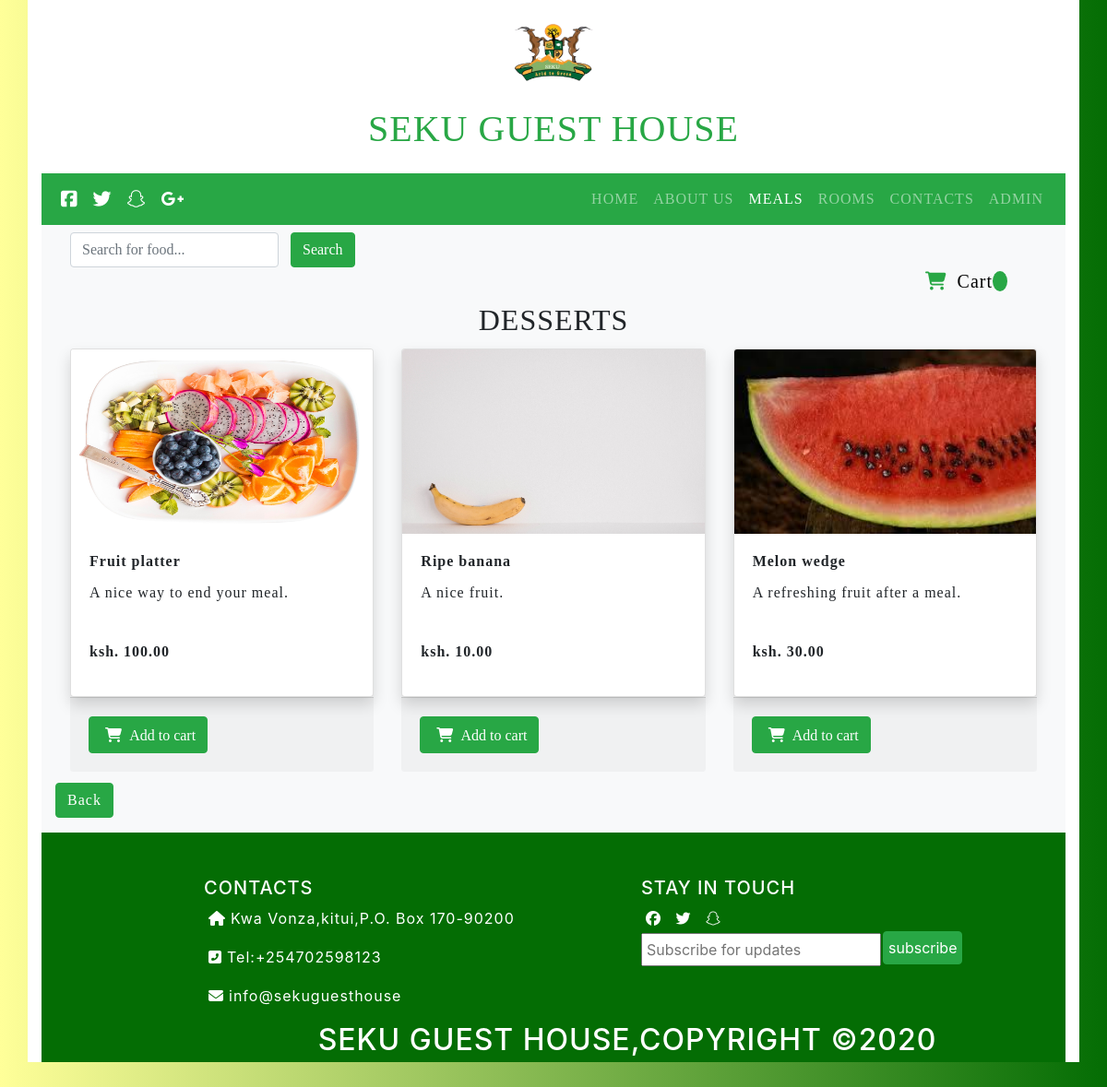
/sub-meal3.php, run on the app's committed database.
### tables this page shows
CREATE TABLE `menu` (
  `FOOD_ID` int(10) NOT NULL,
  `NAME_OF_FOOD` varchar(100) NOT NULL,
  `CAT_OF_FOOD` varchar(100) NOT NULL,
  `PRICE` float(10,2) NOT NULL,
  `IMAGES` varchar(200) NOT NULL,
  `DESCRIPTION` varchar(200) NOT NULL,
  `FOOD_CODE` varchar(10) NOT NULL
);

### sub-meal3.php (the view, shortened to what this page needs)
<?php
include_once 'admin/includes/db.php';
?>
<!DOCTYPE html>
<html>
    <head>
        <link rel="stylesheet" href="css/meals.css">
        <link rel="stylesheet" type="text/css" href="css/bootstrap.css">
        <link href="http://cdnjs.cloudflare.com/ajax/libs/font-awesome/4.3.0/css/font-awesome.css" rel="stylesheet"  type='text/css'>
    </head>
  <div class="container bg-white">
            <div class="text-center " mr-5>
        <img src="images\Sekulogo.png" height=100px/>
                <div class="text-success py-3">
         <h2 class="h1 heading-4">SEKU GUEST HOUSE</h2>
                    </div class="bg-primary">
                </div>
        <nav class="navbar navbar-expand-lg navbar-dark badge-success">
            <a class="navbar-brand" href="#">
                <i class="fab fa-facebook-square"></i>
                <i class="fab fa-twitter"></i>
                <i class="fab fa-snapchat"></i>
                <i class="fab fa-google-plus-g"></i>
            </a>
            <div class="collapse navbar-collapse justify-content-end"  id="nav">
              <div class="navbar-nav pr-lg" >
                <a class="nav-item nav-link" href="index.php">HOME</a>
                <a class="nav-item nav-link" href="about.php">ABOUT US</a>
                <a class="nav-item nav-link active" href="meals.php"><span class="sr-only">(current)</span>MEALS</a>
                <a class="nav-item nav-link" href="Rooms.php">ROOMS</a>
                <a class="nav-item nav-link" href="contacts.php">CONTACTS</a>
                <a class="nav-item nav-link" href="admin/adminlog.php">ADMIN</a>
              </div>
            </div>
          </nav>
<section class="container bg-light py-2">
       <div>
      <form action="search.php" method="POST" class="form-inline" style="display: inline;">
        <input class="form-control mr-sm-2 ml-sm-3" type="text" name="q" placeholder="Search for food..." aria-label="Search">
        <button class="btn btn-success my-sm-0" type="submit" name="search">Search</button>
      </form>
     <a href="order-cart.php" style="text-decoration: none;color:#000;">
      <h5 align="right" class="mx-5"><i class="fas fa-shopping-cart text-success"></i>  Cart <span id="cart-item" class="rounded-circle bg-success px-2 text-white"></span></h5></a>
    </div>
    <h2 class="text-center">DESSERTS</h2>
              <?php
                if (!$connect){
                die("Database connection failed!");
              }else{
                $query = 'SELECT * FROM menu where CAT_OF_FOOD="desserts"';
                $sql = mysqli_query($connect,$query);
                echo '<div class="row">';
                while($row=mysqli_fetch_assoc($sql)){
                  echo '<div class="col-lg-4 col-md-3 col-sm-12 my-1">';
                  echo '<div class="card shadow">';
                        echo '<img src="admin/images/'.$row["IMAGES"].'" class="card-img-top" alt="Desserts" width="300px" height="200px">';
                    echo '<div class="card-body">';
                      echo '<h6 class="card-title"><strong>'.$row['NAME_OF_FOOD'].'</strong></h6>';
                      echo '<p class="card-text">'.$row['DESCRIPTION'].'</p><br>';
                      echo '<p><strong>ksh. '.$row['PRICE'].'</strong></p>';
                  echo '</div>';
                    echo '</div>';
                  echo '<div class="card-footer">';
                    echo '<form action="" class="form-submit">';
                    ?>
                              <button class="btn btn-success text-center my-2 addItemBtn" name="add_to_cart"><i class="fas fa-shopping-cart"></i> Add to cart</button>
                    <?php
                      echo '</form>';
                      echo '</div>';
                    echo '</div>';
            }
            echo '</div>';
          }
        ?>
        <span><a href="meals.php" class="btn btn-success my-2">Back</a></span>
      </section>
    <footer>
        <div class="content justify-content-center">
  <div class="row">
  <div class="col-lg-6 col-md-6">
  <h5>CONTACTS</h5>
  <p><i class="fas fa-home"></i>Kwa Vonza,kitui,P.O. Box 170-90200</p>
  <p><i class="fas fa-phone-square-alt"></i>Tel:+254702598123</p>
  <p><i class="fas fa-envelope"></i>info@sekuguesthouse</p>
  </div>
<div class="col-lg-6 col-md-6">
  <h5>STAY IN TOUCH</h5>
  <i class="fab fa-facebook"></i>
  <i class="fab fa-twitter"></i>
  <i class="fab fa-snapchat"></i><br>
  <input type="email" placeholder="Subscribe for updates"><button class="btn btn-success">subscribe</button>
  </div>
  </div>
  <h2>SEKU GUEST HOUSE,COPYRIGHT &copy;2020</h2>
  </div>
      </div>
  </body>
</html>

### css/meals.css (style rules this page uses)
html, body, div, span, object, iframe, h1, h2, h3, h4, h5, h6, p, blockquote, pre, abbr, address, cite, code, del, dfn, em, img, ins, kbd, q, samp, small, strong, sub, sup, var, b, i, dl, dt, dd, ol, ul, li, fieldset, form, label, legend, table, caption, tbody, tfoot, thead, tr, th, td, article, aside, canvas, details, figcaption, figure, footer, header, hgroup, menu, nav, section, summary, time, mark, audio, video { margin:0; padding:0; border:0; outline:0; font-size:100%; vertical-align:baseline; background:transparent; }
i { padding:5px; }
h2 { text-align: center; font-weight: bold; }
.heading-4 { font-weight:bold; font-family:Georgia, 'Times New Roman', Times, serif; }
article,aside,details,figcaption,figure, footer,header,hgroup,menu,nav,section { display:block; }
a { margin:0; padding:0; font-size:100%; vertical-align:baseline; background:transparent; text-decoration: none; }
.navbar { font-family:Georgia, 'Times New Roman', Times, serif; }
input, select { vertical-align:middle; }
section { font-family:Georgia, 'Times New Roman', Times, serif; }
.content { padding-left:10rem; padding-top:3em; background-color:#046d04; color: white; }
.content .btn { padding:5px; margin-left:2px; }
.content input { padding:4px; margin-top:3px; }
footer h2 { margin-bottom:1em; text-align:center; padding-bottom:5px; }

### data on the page
menu: IMAGES (picture), NAME_OF_FOOD "Fruit platter", DESCRIPTION "A nice way to end your meal.", PRICE "100.00"
menu: IMAGES (picture), NAME_OF_FOOD "Ripe banana", DESCRIPTION "A nice fruit.", PRICE "10.00"
menu: IMAGES (picture), NAME_OF_FOOD "Melon wedge", DESCRIPTION "A refreshing fruit after a meal.", PRICE "30.00"
